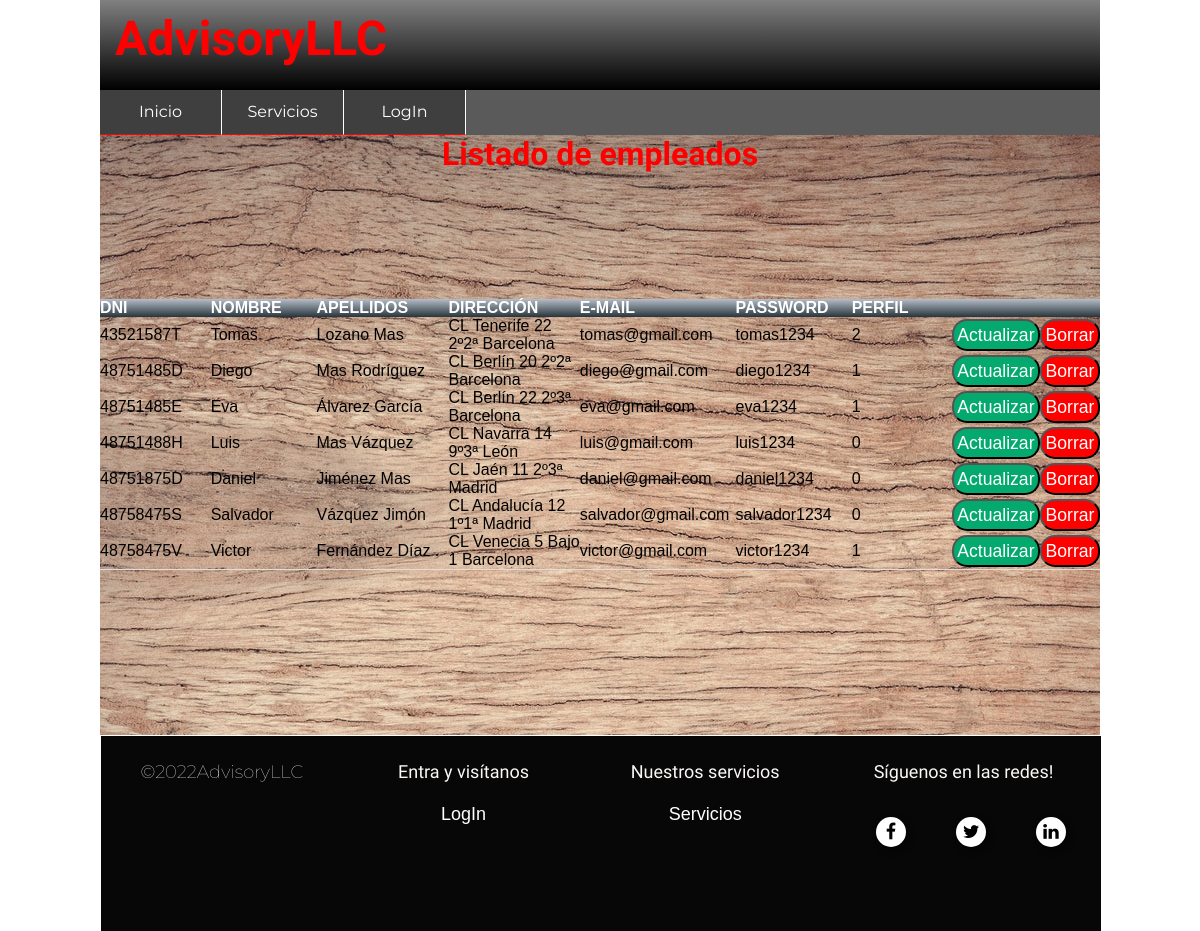
The app's page /ShowEmployees.php with its own data.
### tables this page shows
CREATE TABLE `employee` (
  `employeeDni` varchar(9) NOT NULL,
  `employeeName` varchar(30) NOT NULL,
  `employeeSurname` varchar(50) NOT NULL,
  `employeeAddress` varchar(120) NOT NULL,
  `employeeEmail` varchar(100) NOT NULL,
  `employeePassword` varchar(30) NOT NULL,
  `employeeProfile` int(1) NOT NULL
);

### Connection.php (called while the page is built, shortened)
<?php
class Connection{
public function Connection() {
try{
    $this->connection_bd = new PDO('mysql:host=localhost; bdname=proyecto_daw','root','');
    $this->connection_bd->setAttribute(PDO::ATTR_ERRMODE, PDO::ERRMODE_EXCEPTION);
    $this->connection_bd->exec("SET CHARACTER SET utf8");
    return $this->connection_bd;
} catch(Exception $e){
    echo "Hay un error de conexión en la línea: " . $e->getLine();
}
}
}
?>

### ReturnEmployees.php (called while the page is built, shortened)
<?php
require ("Connection.php");
class ReturnEmployees extends Connection {
    public function getEmployees() {
$sql = 'SELECT * FROM proyecto_daw.employee';
$sentence = $this->connection_bd->prepare($sql);
$sentence->execute(array());
$employees=$sentence->fetchAll(PDO::FETCH_ASSOC);
return $employees;
    }
}
?>

### ShowEmployees.php (the view, shortened to what this page needs)
<!DOCTYPE html>
<html lang="en">
<head>
    <link rel="stylesheet" href="https://stackpath.bootstrapcdn.com/font-awesome/4.7.0/css/font-awesome.min.css">
    <link rel="stylesheet" href="css/Style.css" type="text/css" media="">
</head>
<body>
  <header>
       <div id="logo"> <h1 class="flowerRed" align="left">AdvisoryLLC</h1></div>
       <br> <br><div id="title" class="flower" height="100px"><h3 align="right">&nbsp; &nbsp;</h3></div>
   </header>
   <nav >
       <ul id="nav">
           <?php
           echo "<a href= 'index.php'><li><p class='important'>Inicio</p></li></a>";
           echo "<a href='Services.php'><li><p class='important'>Servicios</p></li>";
           echo "<a href='Login.php'><li><p class='important'>LogIn</p></li></a>";
           ?>
       </ul>
   </nav>
   <div id="body">
<?php
require ("ReturnEmployees.php");
$showEmployees = new ReturnEmployees();
$arrayEmployees = $showEmployees->getEmployees();
    echo "<table class='table'><div><h1 class='flowerRed'>Listado de empleados</h1></div><tr class='tr'><th class='thShort'>";
    echo "<b>DNI</b></th><th class='thShort'>";
    echo "<b>NOMBRE</b></th><th class='th'>";
    echo "<b>APELLIDOS</b></th><th class='th'>";
    echo "<b>DIRECCIÓN</b></th><th class='th'>";
    echo "<b>E-MAIL</b></th><th class='thShort'>";
    echo "<b>PASSWORD</b></th><th class='th'>";
    echo "<b>PERFIL</b></th><th class='btnShort, thShort'>";
    echo "&nbsp;</th><th class='btnShort, thShort'>";
    echo "&nbsp;</th></tr>";
foreach($arrayEmployees as $row) {
  echo "<tr class='tr'><td class='tdShort'>";
    echo $row['employeeDni'] . "</td><td class='tdShort'>";
    echo $row['employeeName'] . "</td><td class='td'>";
    echo $row['employeeSurname'] . "</td><td class='td'>";
    echo $row['employeeAddress'] . "</td><td class='td'>";
    echo $row['employeeEmail'] . "</td><td class='tdShort'>";
    echo $row['employeePassword'] . "</td><td class='td'>";
    echo $row['employeeProfile'] . "</td><td class='btnShort, tdShort'>";
    echo "<a href='UpdateEmployee.php?employeeDni=". $row['employeeDni'] ."&employeeName=". $row['employeeName'] ."&employeeSurname=". $row['employeeSurname'] ."
    &employeeAddress=". $row['employeeAddress'] ."&employeeEmail=". $row['employeeEmail'] ."
    &employeePassword=". $row['employeePassword'] ." &employeeProfile=". $row['employeeProfile'] ."'><input type='button' class='btnShort, actualizar' name='updateSubmit' value='Actualizar'></td><td class='btnShort, 'tdShort'>";
    echo "<a href='DeleteEmployee.php?employeeDni=". $row['employeeDni'] ."'><input type='button' class='btnShort, borrar' name='submitB' value='Borrar'></a></td></br></tr>";
    }
    echo "</tr></table>";
    echo "<br>";
?>
</div>
 <div id="bottom">
        <ul >
            <li>
            <h1>&#169;2022AdvisoryLLC</h1>
            </li>
            <li>
                <h1 class="flower">Entra y visítanos<br><br><a class= "important" href='Login.php'>LogIn</a></h1>
            </li>
            <li>
            <h1 class="flower">Nuestros servicios<br><br><a class= "important" href='Services.php'>Servicios</a></h1>
            </li>
             <li>
                <h1 class="flower">Síguenos en las redes!</h1>
                <ol class="social">
                    <li><a href="#" class="fa fa-facebook"></a></li>
                    <li> <a href="#" class="fa fa-twitter"></a></li>
                    <li> <a href="#" class="fa fa-linkedin"></a></li>
                </ol>
            </li>
        </ul>
    </div>
</body>
</html>

### css/Style.css (style rules this page uses)
* { margin:0; padding:0; text-decoration:none; list-style:none; font-family:sans-serif; }
header { position:relative; margin:auto; width: 1000px; height: 90px; background: linear-gradient(to top, #000000 0%, #808080 100%); color: white; }
#logo { position:absolute; float: left; top:10px; left: 15px; width:188px; background:transparente; font-size:1.5em; }
#title { margin: auto; width: 40%; }
nav { position:relative; margin:auto; width: 1000px; height: 45px; background:rgba(37, 37, 37, 0.5); }
nav ul { position:absolute; top:0px; left:0px; width: 1000px; height: 45px; background:rgba(37, 37, 37, 0.5); border-bottom: 1px solid red; }
nav ul li { float: left; width: 121px; line-height: 44px; text-align-last: center; font: size 12px; color: white; background:rgba(37, 37, 37, 0.5); border-right: 1px solid white; border-bottom: 1px solid red; }
#bottom { display: frex; margin:auto; width: 1000px; height: 145px; }
#bottom ul { display: flex; align-items: inline; margin: auto; width: 1000px; height: 145px; padding: 1px; }
#bottom ul li { display: inline; list-style-position: inside; width: 225px; height: 145px; padding: 25px; background:rgba(7, 7, 7, 1); }
#bottom ul li h1 { margin:auto; color: rgb(250, 247, 245); font-size: 18px; font-weight: 100; }
#bottom ul li ol { list-style-position: inside; top: 15px; left: 17px; width: 240px; height: auto; margin:auto; }
#bottom ul li ol li { height: auto; margin:auto; }
.flower { font-family: 'Indie Flower', cursive; }
.flowerRed { font-family: 'Indie Flower', cursive; color: red; }
h1,h2,h3, h4, h5,h6,p { font-family: 'Montserrat', sans-serif; text-align: center; }
#nav { border-bottom: 1px solid red; }
@media (min-width: 600px) { #nav { display: grid; grid-template-columns: repeat(9, 1fr); } }
@media (min-width: 600px) { #logo { display: grid; grid-template-columns: repeat(5, 1fr); } }
@media (min-width: 600px) { #title { display: grid; grid-template-columns: 3 repeat(5, 1fr); } }
@media (min-width: 600px) { #bottom { display: grid; grid-template-columns: repeat(12, 3fr); } }
.social { min-width: 200px; min-height: 99px; display: flex; justify-content: space-around; }
.social a { font-size:18px; width: 30px; height: 30px; line-height: 30px; text-align: center; background: white; color: black; border-radius: 50%; box-shadow: 3px 3px 6px rgba(0, 0, 0, .5); transition: all .2s ease-in-out; }
.important { color:white; }

### ShowEmployees.php (style rules this page uses)
#body { position:relative; margin:auto; background:url(img/wood.jpg); background-repeat: no-repeat; background-position: top center; width: 1000px; height: 600px; }
.table { padding: 8px; font-family: Arial, Helvetica, sans-serif; font-size: 1em; border-collapse: collapse; width: 1000px; margin:auto; text-align:left; border-bottom: 1px solid #ddd; border-left: 5px; }
.th, .thShort { background: linear-gradient(to bottom, #b5bdc8 0%,#828c95 36%,#28343b 100%); color: white; align:left; }
.td, .tdShort, .tr, .th, .thShort { align:left; }
.th, .td { width:16%; }
.thShort, .tdShort { width:13%; }
.actualizar { font-size: 1.1em; font-weight:200; background-color:#04AA6D; color:#fff; border-radius:15px; cursor: pointer; padding:0.2em; }
.borrar { font-size: 1.1em; font-weight:200; background-color:red; color:#fff; border-radius:15px; cursor: pointer; padding:0.2em; }

### records on screen
employee: employeeDni "43521587T", employeeName "Tomas", employeeSurname "Lozano Mas", employeeAddress "CL Tenerife 22 2º2ª Barcelona", employeeEmail "tomas@gmail.com", employeePassword "tomas1234", employeeProfile "2"
employee: employeeDni "48751485D", employeeName "Diego", employeeSurname "Mas Rodríguez", employeeAddress "CL Berlín 20 2º2ª Barcelona", employeeEmail "diego@gmail.com", employeePassword "diego1234", employeeProfile "1"
employee: employeeDni "48751485E", employeeName "Eva", employeeSurname "Álvarez García", employeeAddress "CL Berlín 22 2º3ª Barcelona", employeeEmail "eva@gmail.com", employeePassword "eva1234", employeeProfile "1"
employee: employeeDni "48751488H", employeeName "Luis", employeeSurname "Mas Vázquez", employeeAddress "CL Navarra 14 9º3ª León", employeeEmail "luis@gmail.com", employeePassword "luis1234", employeeProfile "0"
employee: employeeDni "48751875D", employeeName "Daniel", employeeSurname "Jiménez Mas", employeeAddress "CL Jaén 11 2º3ª Madrid", employeeEmail "daniel@gmail.com", employeePassword "daniel1234", employeeProfile "0"
employee: employeeDni "48758475S", employeeName "Salvador", employeeSurname "Vázquez Jimón", employeeAddress "CL Andalucía 12 1º1ª Madrid", employeeEmail "salvador@gmail.com", employeePassword "salvador1234", employeeProfile "0"
employee: employeeDni "48758475V", employeeName "Victor", employeeSurname "Fernández Díaz .", employeeAddress "CL Venecia 5 Bajo 1 Barcelona", employeeEmail "victor@gmail.com", employeePassword "victor1234", employeeProfile "1"
